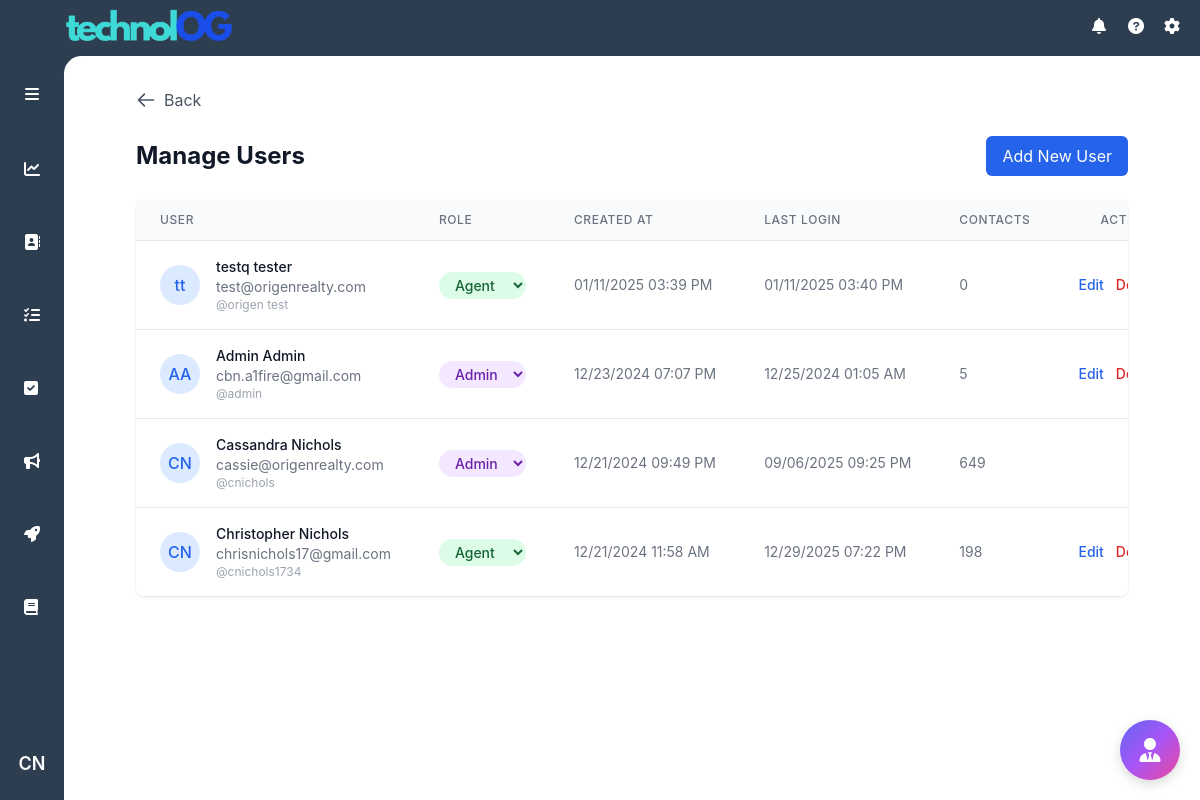
The app's page /manage-users (signed in) with its own data.
### models.py (models this page shows, shortened)
class User(UserMixin, db.Model):
    id = db.Column(db.Integer, primary_key=True)
    username = db.Column(db.String(80), unique=True, nullable=False)
    email = db.Column(db.String(120), unique=True, nullable=False)
    password_hash = db.Column(db.String(128))
    first_name = db.Column(db.String(80), nullable=False)
    last_name = db.Column(db.String(80), nullable=False)
    role = db.Column(db.String(20), nullable=False, default='agent')
    created_at = db.Column(db.DateTime, nullable=False, default=datetime.utcnow)
    last_login = db.Column(db.DateTime)
    phone = db.Column(db.String(20))
    license_number = db.Column(db.String(16))
    licensed_supervisor = db.Column(db.String(120))

### routes/auth.py (the view)
@auth_bp.route('/manage-users')
@login_required
@admin_required
def manage_users():
    users = User.query.order_by(User.created_at.desc()).all()
    return render_template('manage_users.html', users=users, format_datetime=format_datetime_cst)

### app.py (called while the page is built)
def create_app():
    app = Flask(__name__)
    app.config.from_object('config.Config')
    db.init_app(app)
    migrate = Migrate(app, db)
    login_manager = LoginManager()
    login_manager.init_app(app)
    login_manager.login_view = 'auth.login'
    app.jinja_env.filters['abs'] = abs
    mail = Mail()
    mail.init_app(app)
    @login_manager.user_loader
    def load_user(user_id):
        return User.query.get(int(user_id))
    app.register_blueprint(main_bp)
    app.register_blueprint(auth_bp)
    app.register_blueprint(tasks_bp)
    app.register_blueprint(contacts_bp)
    app.register_blueprint(daily_todo)
    app.register_blueprint(ai_chat)
    app.register_blueprint(user_todo_bp)
    app.register_blueprint(admin_bp)
    app.register_blueprint(marketing)
    app.register_blueprint(action_plan_bp)
    return app

### routes/auth.py (called while the page is built)
def format_datetime_cst(utc_dt):
    if not utc_dt:
        return 'Never'
    central = pytz.timezone('America/Chicago')
    if utc_dt.tzinfo is None:
        utc_dt = pytz.utc.localize(utc_dt)
    central_dt = utc_dt.astimezone(central)
    return central_dt.strftime('%m/%d/%Y %I:%M %p')

def admin_required(f):
    @wraps(f)
    def decorated_function(*args, **kwargs):
        if not current_user.is_authenticated or current_user.role != 'admin':
            flash('You do not have permission to access this page.', 'error')
            return redirect(url_for('main.index'))
        return f(*args, **kwargs)
    return decorated_function

@auth_bp.before_request
def update_last_login():
    if current_user.is_authenticated:
        current_user.last_login = datetime.utcnow()
        try:
            db.session.commit()
        except:
            db.session.rollback()

### templates/manage_users.html
{% extends "base.html" %}
{% block content %}
<div class="container mx-auto px-4 py-8">
    <div class="max-w-6xl mx-auto">
        <button onclick="history.back()" class="flex items-center text-gray-600 hover:text-gray-800 mb-6">
            <svg class="w-5 h-5 mr-2" fill="none" stroke="currentColor" viewBox="0 0 24 24">
                <path stroke-linecap="round" stroke-linejoin="round" stroke-width="2" d="M10 19l-7-7m0 0l7-7m-7 7h18"/>
            </svg>
            Back
        </button>
        <div class="flex justify-between items-center mb-6">
            <h1 class="text-2xl font-bold text-gray-900">Manage Users</h1>
            <a href="{{ url_for('auth.register') }}" class="bg-blue-600 text-white px-4 py-2 rounded-md hover:bg-blue-700">
                Add New User
            </a>
        </div>
        <div class="bg-white rounded-lg shadow overflow-hidden">
            <table class="min-w-full divide-y divide-gray-200">
                <thead class="bg-gray-50">
                    <tr>
                        <th class="px-6 py-3 text-left text-xs font-medium text-gray-500 uppercase tracking-wider">
                            User
                        </th>
                        <th class="px-6 py-3 text-left text-xs font-medium text-gray-500 uppercase tracking-wider">
                            Role
                        </th>
                        <th class="px-6 py-3 text-left text-xs font-medium text-gray-500 uppercase tracking-wider">
                            Created At
                        </th>
                        <th class="px-6 py-3 text-left text-xs font-medium text-gray-500 uppercase tracking-wider">
                            Last Login
                        </th>
                        <th class="px-6 py-3 text-left text-xs font-medium text-gray-500 uppercase tracking-wider">
                            Contacts
                        </th>
                        <th class="px-6 py-3 text-right text-xs font-medium text-gray-500 uppercase tracking-wider">
                            Actions
                        </th>
                    </tr>
                </thead>
                <tbody class="bg-white divide-y divide-gray-200">
                    {% for user in users %}
                    <tr class="hover:bg-gray-50">
                        <td class="px-6 py-4 whitespace-nowrap">
                            <div class="flex items-center">
                                <div class="flex-shrink-0 h-10 w-10 rounded-full bg-blue-100 flex items-center justify-center">
                                    <span class="text-blue-600 font-medium">{{ user.first_name[0] }}{{ user.last_name[0] }}</span>
                                </div>
                                <div class="ml-4">
                                    <div class="text-sm font-medium text-gray-900">
                                        {{ user.first_name }} {{ user.last_name }}
                                    </div>
                                    <div class="text-sm text-gray-500">
                                        {{ user.email }}
                                    </div>
                                    <div class="text-xs text-gray-400">
                                        @{{ user.username }}
                                    </div>
                                </div>
                            </div>
                        </td>
                        <td class="px-6 py-4 whitespace-nowrap">
                            <form method="POST" action="{{ url_for('auth.update_user_role', user_id=user.id) }}" class="inline-flex">
                                <select name="role"
                                        onchange="this.form.submit()"
                                        class="text-sm rounded-full px-3 py-1 font-medium
                                        {% if user.role == 'admin' %}
                                            bg-purple-100 text-purple-800
                                        {% else %}
                                            bg-green-100 text-green-800
                                        {% endif %}
                                        border-0 cursor-pointer hover:bg-opacity-75">
                                    <option value="agent" {% if user.role == 'agent' %}selected{% endif %}>Agent</option>
                                    <option value="admin" {% if user.role == 'admin' %}selected{% endif %}>Admin</option>
                                </select>
                            </form>
                        </td>
                        <td class="px-6 py-4 whitespace-nowrap text-sm text-gray-500">
                            {{ format_datetime(user.created_at) }}
                        </td>
                        <td class="px-6 py-4 whitespace-nowrap text-sm text-gray-500">
                            {{ format_datetime(user.last_login) }}
                        </td>
                        <td class="px-6 py-4 whitespace-nowrap text-sm text-gray-500">
                            {{ user.contacts|length }}
                        </td>
                        <td class="px-6 py-4 whitespace-nowrap text-right text-sm font-medium">
                            <div class="flex justify-end space-x-3">
                                <a href="{{ url_for('auth.edit_user', user_id=user.id) }}"
                                   class="text-blue-600 hover:text-blue-900">
                                    Edit
                                </a>
                                {% if user.id != current_user.id %}
                                <form method="POST" action="{{ url_for('auth.delete_user', user_id=user.id) }}" class="inline">
                                    <button type="submit"
                                            onclick="return confirm('Are you sure you want to delete this user?')"
                                            class="text-red-600 hover:text-red-900">
                                        Delete
                                    </button>
                                </form>
                                {% endif %}
                            </div>
                        </td>
                    </tr>
                    {% endfor %}
                </tbody>
            </table>
        </div>
    </div>
</div>
{% endblock %}

### templates/base.html (shortened to what this page needs)
<!DOCTYPE html>
<html lang="en" data-theme="light">
<head>
    <script src="https://cdn.tailwindcss.com"></script>
    <link href="https://cdn.jsdelivr.net/npm/daisyui@4.7.2/dist/full.min.css" rel="stylesheet" type="text/css" />
    <link rel="stylesheet" href="https://cdnjs.cloudflare.com/ajax/libs/font-awesome/6.0.0/css/all.min.css">
    <link rel="stylesheet" href="{{ url_for('static', filename='css/ai_chat.css') }}">
</head>
<body class="h-screen flex flex-col bg-[#2d3e50]">
<header class="text-white h-14 items-center justify-between hidden md:flex">
    <div class="pl-4">
        <img src="{{ url_for('static', filename='images/logo_ogblueandblue.png') }}" alt="Origen Connect" class="block h-24 w-auto object-contain mt-2.5" />
    </div>
    <div class="flex items-center space-x-4 pr-4 relative">
        {% if current_user.is_authenticated %}
            <i class="fas fa-bell h-5 w-5"></i>
            <i class="fas fa-question-circle h-5 w-5"></i>
            <i class="fas fa-cog h-5 w-5"></i>
        {% else %}
            <a href="{{ url_for('auth.login') }}" class="text-white hover:text-gray-200">
                <i class="fas fa-sign-in-alt h-5 w-5"></i>
            </a>
        {% endif %}
    </div>
</header>
<div class="flex flex-1 overflow-hidden relative">
    <aside id="sidebar" class="w-16 transition-all duration-300 ease-in-out flex-col items-center py-4 z-10 hidden md:flex">
        <div class="w-full flex justify-center mb-8">
            <button id="sidebarToggle" class="p-2.5 rounded-lg hover:bg-[#3d4d63] text-white">
                <i class="fas fa-bars"></i>
            </button>
        </div>
        <div class="relative group mb-8 w-full px-3">
            <a href="{{ url_for('main.dashboard') }}" class="sidebar-link flex items-center p-2.5 rounded-lg hover:bg-[#3d4d63] {% if request.endpoint == 'main.dashboard' %}text-orange-500{% else %}text-white{% endif %}">
                <div class="w-full flex items-center">
                    <div class="flex justify-center w-[24px]">
                        <i class="fas fa-chart-line"></i>
                    </div>
                </div>
            </a>
        </div>
        <div class="relative group mb-8 w-full px-3">
            <a href="{{ url_for('main.index') }}" class="sidebar-link flex items-center p-2.5 rounded-lg hover:bg-[#3d4d63] {% if request.endpoint == 'main.index' %}text-orange-500{% else %}text-white{% endif %}">
                <div class="w-full flex items-center">
                    <div class="flex justify-center w-[24px]">
                        <i class="fas fa-address-book"></i>
                    </div>
                </div>
            </a>
        </div>
        <div class="relative group mb-8 w-full px-3">
            <a href="{{ url_for('tasks.tasks') }}" class="sidebar-link flex items-center p-2.5 rounded-lg hover:bg-[#3d4d63] {% if request.endpoint == 'tasks.tasks' %}text-orange-500{% else %}text-white{% endif %}">
                <div class="w-full flex items-center">
                    <div class="flex justify-center w-[24px]">
                        <i class="fas fa-tasks"></i>
                    </div>
                </div>
            </a>
        </div>
        <div class="relative group mb-8 w-full px-3">
            <a href="{{ url_for('user_todo.user_todo') }}" class="sidebar-link flex items-center p-2.5 rounded-lg hover:bg-[#3d4d63] {% if request.endpoint == 'user_todo.user_todo' %}text-orange-500{% else %}text-white{% endif %}">
                <div class="w-full flex items-center">
                    <div class="flex justify-center w-[24px]">
                        <i class="fas fa-check-square"></i>
                    </div>
                </div>
            </a>
        </div>
        <div class="relative group mb-8 w-full px-3">
            <a href="{{ url_for('main.marketing') }}" class="sidebar-link flex items-center p-2.5 rounded-lg hover:bg-[#3d4d63] {% if request.endpoint == 'main.marketing' %}text-orange-500{% else %}text-white{% endif %}">
                <div class="w-full flex items-center">
                    <div class="flex justify-center w-[24px]">
                        <i class="fas fa-bullhorn"></i>
                    </div>
                </div>
            </a>
        </div>
        <div class="relative group mb-8 w-full px-3">
            <a href="{{ url_for('action_plan.action_plan') }}" class="sidebar-link flex items-center p-2.5 rounded-lg hover:bg-[#3d4d63] {% if request.endpoint == 'action_plan.action_plan' %}text-orange-500{% else %}text-white{% endif %}">
                <div class="w-full flex items-center">
                    <div class="flex justify-center w-[24px]">
                        <i class="fas fa-rocket"></i>
                    </div>
                </div>
            </a>
        </div>
        <div class="relative group mb-8 w-full px-3" id="agentResourcesAccordion">
            <button
                id="agentResourcesBtn"
                type="button"
                class="sidebar-link flex items-center w-full p-2.5 rounded-lg hover:bg-[#3d4d63] text-white"
                aria-controls="agentResourcesPanel"
                aria-expanded="false"
            >
                <div class="w-full flex items-center relative pr-6">
                    <div class="flex justify-center w-[24px]">
                        <i class="fas fa-book"></i>
                    </div>
                </div>
            </button>
        </div>
        {% if current_user.is_authenticated %}
            <div class="relative group w-full flex justify-center">
                <button
                    id="userIcon"
                    class="w-10 h-10 rounded-full hover:bg-[#3d4d63] text-white flex items-center justify-center text-lg font-semibold transition-colors duration-200"
                >
                    {{ current_user.first_name[0] }}{{ current_user.last_name[0] }}
                </button>
            </div>
        {% endif %}
    </aside>
    <main class="flex-1 overflow-auto bg-white md:absolute inset-0 md:ml-16 md:rounded-tl-[1.1rem] pb-14 md:pb-0 transition-all duration-300" id="mainContent">
        <div class="content-wrapper">
            {% block content %}{% endblock %}
        </div>
    </main>
</div>
</body>
</html>

### templates/base.html (style rules this page uses)
body { font-family: -apple-system, "SF Pro Display", "Helvetica Neue", Helvetica, Arial, sans-serif; }
:root { --sidebar-width: 4rem; --sidebar-expanded-width: 11rem; }
#sidebar .sidebar-link { padding: 0.625rem 0.75rem; }

### records on screen
User: first_name "C", last_name "N", first_name "Cassandra", last_name "Nichols", email "cassie@origenrealty.com", username "cnichols", role "Admin", created_at "12/21/2024 09:49 PM", last_login "09/06/2025 09:25 PM", contacts|length "649"
User: first_name "t", last_name "t", first_name "testq", last_name "tester", email "test@origenrealty.com", username "origen test", role "Agent", created_at "01/11/2025 03:39 PM", last_login "01/11/2025 03:40 PM", contacts|length "0"
User: first_name "A", last_name "A", first_name "Admin", last_name "Admin", email "cbn.a1fire@gmail.com", username "admin", role "Admin", created_at "12/23/2024 07:07 PM", last_login "12/25/2024 01:05 AM", contacts|length "5"
User: first_name "C", last_name "N", first_name "Christopher", last_name "Nichols", email "chrisnichols17@gmail.com", username "cnichols1734", role "Agent", created_at "12/21/2024 11:58 AM", last_login "12/29/2025 07:22 PM", contacts|length "198"
